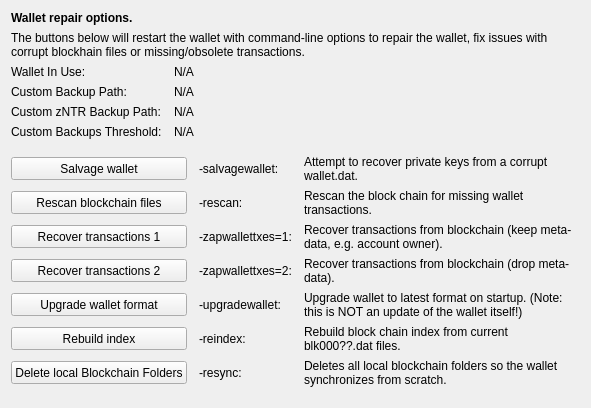
     <widget class="QWidget" name="tab_repair">
      <attribute name="title">
       <string>&amp;Wallet Repair</string>
      </attribute>
      <layout class="QGridLayout" name="gridLayout_4" columnstretch="0,0,0,0">
       <property name="horizontalSpacing">
        <number>12</number>
       </property>
       <item row="0" column="0" colspan="4">
        <widget class="QLabel" name="label_repair_header">
         <property name="font">
          <font>
           <weight>75</weight>
           <bold>true</bold>
          </font>
         </property>
         <property name="text">
          <string>Wallet repair options.</string>
         </property>
        </widget>
       </item>
       <item row="1" column="0" colspan="4">
        <widget class="QLabel" name="label_repair_helptext">
         <property name="font">
          <font>
           <weight>50</weight>
           <bold>false</bold>
          </font>
         </property>
         <property name="text">
          <string>The buttons below will restart the wallet with command-line options to repair the wallet, fix issues with corrupt blockhain files or missing/obsolete transactions.</string>
         </property>
         <property name="wordWrap">
          <bool>true</bool>
         </property>
        </widget>
       </item>
       <item row="2" column="0">
        <widget class="QLabel" name="wallet_path_label">
         <property name="text">
          <string>Wallet In Use:</string>
         </property>
        </widget>
       </item>
       <item row="2" column="1" colspan="3">
        <widget class="QLabel" name="wallet_path">
         <property name="cursor">
          <cursorShape>IBeamCursor</cursorShape>
         </property>
         <property name="text">
          <string>N/A</string>
         </property>
         <property name="textFormat">
          <enum>Qt::PlainText</enum>
         </property>
         <property name="textInteractionFlags">
          <set>Qt::LinksAccessibleByMouse|Qt::TextSelectableByKeyboard|Qt::TextSelectableByMouse</set>
         </property>
        </widget>
       </item>
       <item row="3" column="0">
        <widget class="QLabel" name="wallet_custombackuppath_label">
         <property name="text">
          <string>Custom Backup Path:</string>
         </property>
         <property name="visible">
          <bool>false</bool>
         </property>
        </widget>
       </item>
       <item row="3" column="1" colspan="3">
        <widget class="QLabel" name="wallet_custombackuppath">
         <property name="cursor">
          <cursorShape>IBeamCursor</cursorShape>
         </property>
         <property name="text">
          <string>N/A</string>
         </property>
         <property name="textFormat">
          <enum>Qt::PlainText</enum>
         </property>
         <property name="textInteractionFlags">
          <set>Qt::LinksAccessibleByMouse|Qt::TextSelectableByKeyboard|Qt::TextSelectableByMouse</set>
         </property>
         <property name="visible">
          <bool>false</bool>
         </property>
        </widget>
       </item>
       <item row="4" column="0">
        <widget class="QLabel" name="wallet_customzphrbackuppath_label">
         <property name="text">
          <string>Custom zNTR Backup Path:</string>
         </property>
         <property name="visible">
          <bool>false</bool>
         </property>
        </widget>
       </item>
       <item row="4" column="1" colspan="3">
        <widget class="QLabel" name="wallet_customzphrbackuppath">
         <property name="cursor">
          <cursorShape>IBeamCursor</cursorShape>
         </property>
         <property name="text">
          <string>N/A</string>
         </property>
         <property name="textFormat">
          <enum>Qt::PlainText</enum>
         </property>
         <property name="textInteractionFlags">
          <set>Qt::LinksAccessibleByMouse|Qt::TextSelectableByKeyboard|Qt::TextSelectableByMouse</set>
         </property>
         <property name="visible">
          <bool>false</bool>
         </property>
        </widget>
       </item>
       <item row="5" column="0">
        <widget class="QLabel" name="wallet_custombackupthreshold_label">
         <property name="text">
          <string>Custom Backups Threshold:</string>
         </property>
         <property name="visible">
          <bool>false</bool>
         </property>
        </widget>
       </item>
       <item row="5" column="1" colspan="3">
        <widget class="QLabel" name="wallet_custombackupthreshold">
         <property name="cursor">
          <cursorShape>IBeamCursor</cursorShape>
         </property>
         <property name="text">
          <string>N/A</string>
         </property>
         <property name="textFormat">
          <enum>Qt::PlainText</enum>
         </property>
         <property name="textInteractionFlags">
          <set>Qt::LinksAccessibleByMouse|Qt::TextSelectableByKeyboard|Qt::TextSelectableByMouse</set>
         </property>
         <property name="visible">
          <bool>false</bool>
         </property>
        </widget>
       </item>
       <item row="6" column="0">
        <spacer name="verticalSpacer_repair1">
         <property name="orientation">
          <enum>Qt::Vertical</enum>
         </property>
         <property name="sizeHint" stdset="0">
          <size>
           <width>10</width>
           <height>10</height>
          </size>
         </property>
        </spacer>
       </item>
       <item row="7" column="0" colspan="2">
        <widget class="QPushButton" name="btn_salvagewallet">
         <property name="minimumSize">
          <size>
           <width>100</width>
           <height>23</height>
          </size>
         </property>
         <property name="text">
          <string>Salvage wallet</string>
         </property>
        </widget>
       </item>
       <item row="7" column="2">
        <widget class="QLabel" name="label_repair_salvage_command">
         <property name="text">
          <string notr="true">-salvagewallet:</string>
         </property>
        </widget>
       </item>
       <item row="7" column="3">
        <widget class="QLabel" name="label_repair_salvage">
         <property name="text">
          <string>Attempt to recover private keys from a corrupt wallet.dat.</string>
         </property>
         <property name="wordWrap">
          <bool>true</bool>
         </property>
        </widget>
       </item>
       <item row="8" column="0" colspan="2">
        <widget class="QPushButton" name="btn_rescan">
         <property name="minimumSize">
          <size>
           <width>100</width>
           <height>23</height>
          </size>
         </property>
         <property name="text">
          <string>Rescan blockchain files</string>
         </property>
        </widget>
       </item>
       <item row="8" column="2">
        <widget class="QLabel" name="label_repair_rescan_command">
         <property name="text">
          <string notr="true">-rescan:</string>
         </property>
        </widget>
       </item>
       <item row="8" column="3">
        <widget class="QLabel" name="label_repair_rescan">
         <property name="text">
          <string>Rescan the block chain for missing wallet transactions.</string>
         </property>
         <property name="wordWrap">
          <bool>true</bool>
         </property>
        </widget>
       </item>
       <item row="9" column="0" colspan="2">
        <widget class="QPushButton" name="btn_zapwallettxes1">
         <property name="minimumSize">
          <size>
           <width>100</width>
           <height>23</height>
          </size>
         </property>
         <property name="text">
          <string>Recover transactions 1</string>
         </property>
        </widget>
       </item>
       <item row="9" column="2">
        <widget class="QLabel" name="label_repair_zap1_command">
         <property name="text">
          <string notr="true">-zapwallettxes=1:</string>
         </property>
        </widget>
       </item>
       <item row="9" column="3">
        <widget class="QLabel" name="label_repair_zap1">
         <property name="text">
          <string>Recover transactions from blockchain (keep meta-data, e.g. account owner).</string>
         </property>
         <property name="wordWrap">
          <bool>true</bool>
         </property>
        </widget>
       </item>
       <item row="10" column="0" colspan="2">
        <widget class="QPushButton" name="btn_zapwallettxes2">
         <property name="minimumSize">
          <size>
           <width>100</width>
           <height>23</height>
          </size>
         </property>
         <property name="text">
          <string>Recover transactions 2</string>
         </property>
        </widget>
       </item>
       <item row="10" column="2">
        <widget class="QLabel" name="label_repair_zap2_command">
         <property name="text">
          <string notr="true">-zapwallettxes=2:</string>
         </property>
        </widget>
       </item>
       <item row="10" column="3">
        <widget class="QLabel" name="label_repair_zap2">
         <property name="text">
          <string>Recover transactions from blockchain (drop meta-data).</string>
         </property>
         <property name="wordWrap">
          <bool>true</bool>
         </property>
        </widget>
       </item>
       <item row="11" column="0" colspan="2">
        <widget class="QPushButton" name="btn_upgradewallet">
         <property name="minimumSize">
          <size>
           <width>100</width>
           <height>23</height>
          </size>
         </property>
         <property name="text">
          <string>Upgrade wallet format</string>
         </property>
        </widget>
       </item>
       <item row="11" column="2">
        <widget class="QLabel" name="label_repair_upgrade_command">
         <property name="text">
          <string notr="true">-upgradewallet:</string>
         </property>
        </widget>
       </item>
       <item row="11" column="3">
        <widget class="QLabel" name="label_repair_upgrade">
         <property name="text">
          <string>Upgrade wallet to latest format on startup. (Note: this is NOT an update of the wallet itself!)</string>
         </property>
         <property name="wordWrap">
          <bool>true</bool>
         </property>
        </widget>
       </item>
       <item row="12" column="0" colspan="2">
        <widget class="QPushButton" name="btn_reindex">
         <property name="minimumSize">
          <size>
           <width>100</width>
           <height>23</height>
          </size>
         </property>
         <property name="text">
          <string>Rebuild index</string>
         </property>
        </widget>
       </item>
       <item row="12" column="2">
        <widget class="QLabel" name="label_repair_reindex_command">
         <property name="text">
          <string notr="true">-reindex:</string>
         </property>
        </widget>
       </item>
       <item row="12" column="3">
        <widget class="QLabel" name="label_repair_reindex">
         <property name="text">
          <string>Rebuild block chain index from current blk000??.dat files.</string>
         </property>
         <property name="wordWrap">
          <bool>true</bool>
         </property>
        </widget>
       </item>
       <item row="13" column="0" colspan="2">
        <widget class="QPushButton" name="btn_resync">
         <property name="minimumSize">
          <size>
           <width>100</width>
           <height>23</height>
          </size>
         </property>
         <property name="text">
          <string>Delete local Blockchain Folders</string>
         </property>
        </widget>
       </item>
       <item row="13" column="2">
        <widget class="QLabel" name="label_repair_resync_command">
         <property name="text">
          <string>-resync:</string>
         </property>
        </widget>
       </item>
       <item row="13" column="3">
        <widget class="QLabel" name="label_repair_resync">
         <property name="text">
          <string>Deletes all local blockchain folders so the wallet synchronizes from scratch.</string>
         </property>
         <property name="wordWrap">
          <bool>true</bool>
         </property>
        </widget>
       </item>
       <item row="14" column="0">
        <spacer name="verticalSpacer_repair2">
         <property name="orientation">
          <enum>Qt::Vertical</enum>
         </property>
         <property name="sizeHint" stdset="0">
          <size>
           <width>20</width>
           <height>10</height>
          </size>
         </property>
        </spacer>
       </item>
      </layout>
     </widget>
